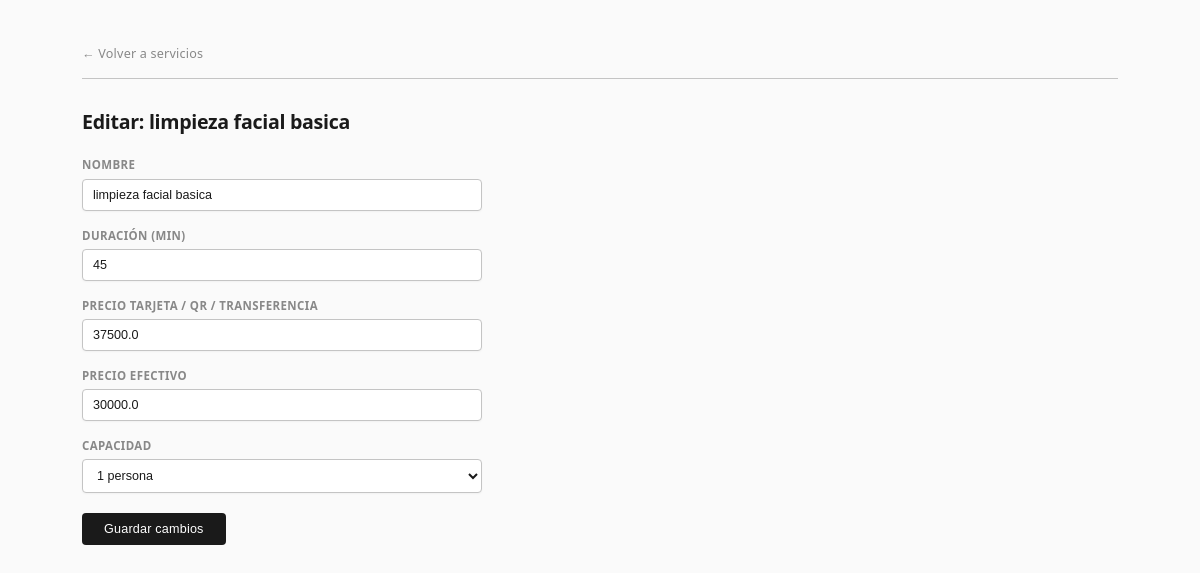
Screenshot of /servicios/editar/1 with the database file from the repository.
### modules/turnos/models.py (models this page shows)
class Servicio(Base):
    __tablename__ = "servicios"
    id = Column(Integer, primary_key=True)
    nombre = Column(String, nullable=False)
    duracion_min = Column(Integer, nullable=False)
    precio_tarjeta = Column(Float, nullable=False)
    precio_contado = Column(Float, nullable=False)
    capacidad_requerida = Column(Integer, default=1)

### modules/turnos/routes.py (the view)
@router.get("/servicios/editar/{servicio_id}")
def editar_servicio_form(servicio_id: int, request: Request, db: Session = Depends(get_db)):
    return templates.TemplateResponse("editar_servicio.html", {
        "request": request,
        "servicio": services.obtener_servicio(db, servicio_id)
    })

### templates/editar_servicio.html (shortened to what this page needs)
<!DOCTYPE html>
<html lang="es">
<head>
    <link rel="stylesheet" href="/static/style.css">
</head>
<body>
<nav>
    <div class="links">
        <a href="/servicios">← Volver a servicios</a>
    </div>
</nav>
<h1>Editar: {{ servicio.nombre }}</h1>
<form class="form-bloque" action="/servicios/editar/{{ servicio.id }}" method="post">
    <label>Nombre</label>
    <input type="text" name="nombre" value="{{ servicio.nombre }}" required>
    <label>Duración (min)</label>
    <input type="number" name="duracion_min" value="{{ servicio.duracion_min }}" required>
    <label>Precio tarjeta / QR / Transferencia</label>
    <input type="number" name="precio_tarjeta" value="{{ servicio.precio_tarjeta }}" required>
    <label>Precio efectivo</label>
    <input type="number" name="precio_contado" value="{{ servicio.precio_contado }}" required>
    <label>Capacidad</label>
    <select name="capacidad_requerida">
        <option value="1" {{ "selected" if servicio.capacidad_requerida == 1 }}>1 persona</option>
    </select>
    <button type="submit" class="btn-destacado" style="margin-top:20px;">Guardar cambios</button>
</form>
</body>
</html>

### static/style.css (style rules this page uses)
:root { --bg: #fafafa; --bg-card: #ffffff; --borde: #c4c4c4; --texto: #1a1a1a; --texto-suave: #888; --acento: #2563eb; --acento-hover: #1d4ed8; --verde: #16a34a; --amarillo: #d97706; --rojo: #dc2626; --radio: 4px; }
* { box-sizing: border-box; margin: 0; padding: 0; }
body { font-family: 'Segoe UI', Arial, sans-serif; background: var(--bg); color: var(--texto); padding: 28px 32px; max-width: 1100px; margin: 0 auto; font-size: 14px; line-height: 1.5; }
h1 { font-size: 1.4em; font-weight: 600; margin-bottom: 20px; color: var(--texto); letter-spacing: -0.3px; }
a { color: var(--acento); text-decoration: none; }
nav { display: flex; align-items: center; justify-content: space-between; padding: 14px 0; border-bottom: 1px solid var(--borde); margin-bottom: 28px; }
nav .links a { margin-right: 24px; color: var(--texto-suave); font-size: 0.9em; font-weight: 500; letter-spacing: 0.2px; }
.btn-destacado { background: var(--texto); color: white; padding: 7px 16px; border-radius: var(--radio); font-size: 0.85em; font-weight: 500; border: none; cursor: pointer; display: inline-block; letter-spacing: 0.2px; }
.form-bloque label { display: block; font-size: 0.82em; font-weight: 600; color: var(--texto-suave); text-transform: uppercase; letter-spacing: 0.4px; margin-top: 16px; margin-bottom: 5px; }
.form-bloque input, .form-bloque select, .form-bloque textarea { width: 100%; padding: 8px 10px; border: 1.5px solid var(--borde); border-radius: var(--radio); font-size: 0.9em; background: white; color: var(--texto); outline: none; box-shadow: 0 1px 2px rgba(0,0,0,0.04); }
.form-bloque button[type="submit"] { margin-top: 20px; padding: 9px 22px; background: var(--texto); color: white; border: none; border-radius: var(--radio); font-size: 0.9em; cursor: pointer; }

### templates/editar_servicio.html (style rules this page uses)
.form-bloque { max-width: 400px; }

### rows the page displays
Servicio: nombre "limpieza facial basica", duracion_min "45", precio_tarjeta "37500.0", precio_contado "30000.0"
